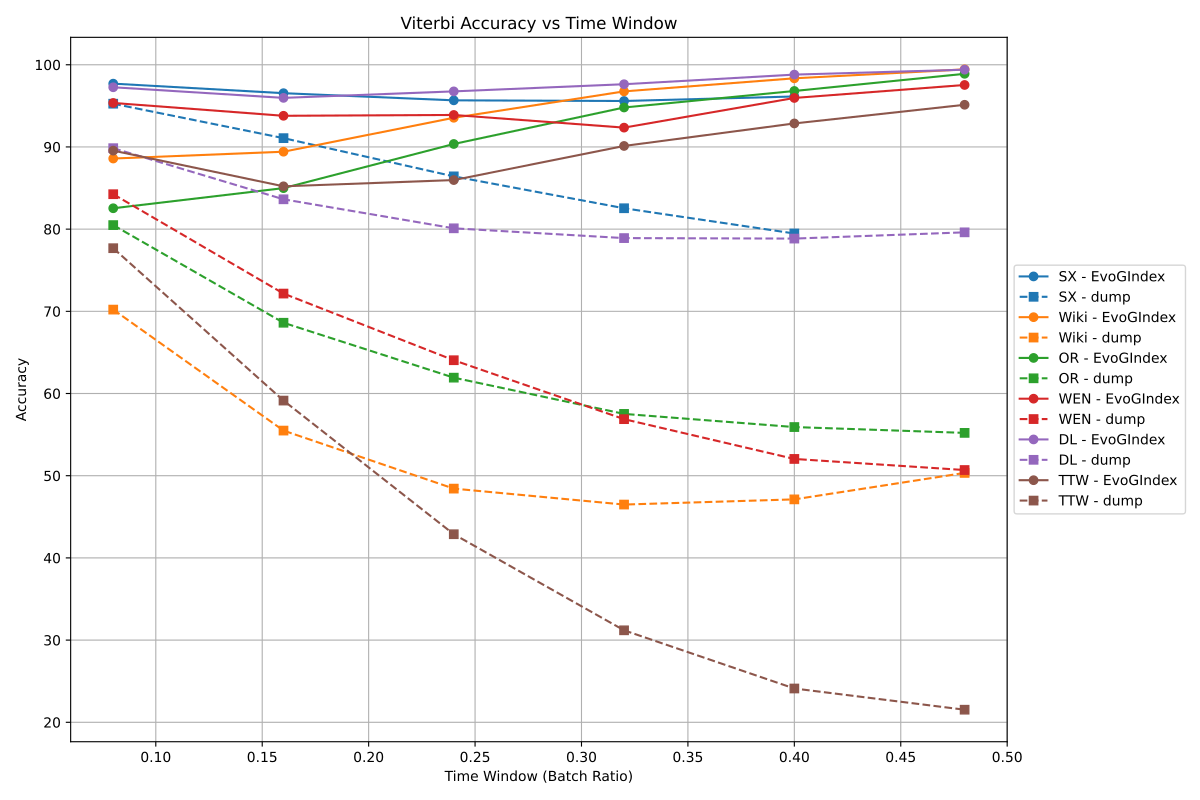

This figure's Python source:

import matplotlib.pyplot as plt

data = {
    "SX": {
        "x": [0.08, 0.16, 0.24, 0.32, 0.4],
        "EvoGIndex": [97.7, 96.54, 95.67, 95.59, 96.14],
        "dump": [95.26, 91.07, 86.42, 82.54, 79.47]
    },
    "Wiki": {
        "x": [0.08, 0.16, 0.24, 0.32, 0.4, 0.48],
        "EvoGIndex": [88.59, 89.42, 93.55, 96.76, 98.35, 99.44],
        "dump": [70.21, 55.49, 48.43, 46.49, 47.12, 50.34]
    },
    "OR": {
        "x": [0.08, 0.16, 0.24, 0.32, 0.4, 0.48],
        "EvoGIndex": [82.54, 84.99, 90.36, 94.8, 96.81, 98.9],
        "dump": [80.49, 68.61, 61.93, 57.52, 55.92, 55.21]
    },
    "WEN": {
        "x": [0.08, 0.16, 0.24, 0.32, 0.4, 0.48],
        "EvoGIndex": [95.35, 93.79, 93.89, 92.35, 95.96, 97.54],
        "dump": [84.25, 72.16, 64.05, 56.88, 52.04, 50.69]
    },
    "DL": {
        "x": [0.08, 0.16, 0.24, 0.32, 0.4, 0.48],
        "EvoGIndex": [97.26, 95.97, 96.76, 97.63, 98.8, 99.4],
        "dump": [89.85, 83.63, 80.1, 78.91, 78.85, 79.61]
    },
    "TTW": {
        "x": [0.08, 0.16, 0.24, 0.32, 0.4, 0.48],
        "EvoGIndex": [89.55, 85.21, 85.97, 90.12, 92.86, 95.13],
        "dump": [77.68, 59.14, 42.88, 31.19, 24.11, 21.53]
    }
}

colors = {"SX":"#1f77b4","Wiki":"#ff7f0e","OR":"#2ca02c","WEN":"#d62728","DL":"#9467bd","TTW":"#8c564b"}

plt.figure(figsize=(12,8))
for name, d in data.items():
    plt.plot(d["x"], d["EvoGIndex"], marker='o', linestyle='-', color=colors[name], label=f'{name} - EvoGIndex')
    plt.plot(d["x"], d["dump"], marker='s', linestyle='--', color=colors[name], label=f'{name} - dump')
plt.title("Viterbi Accuracy vs Time Window")
plt.xlabel("Time Window (Batch Ratio)")
plt.ylabel("Accuracy")
plt.grid(True)
plt.legend(loc='center left', bbox_to_anchor=(1, 0.5))
plt.tight_layout()
plt.savefig("Viterbi_index_accuracy.pdf")
plt.show()
